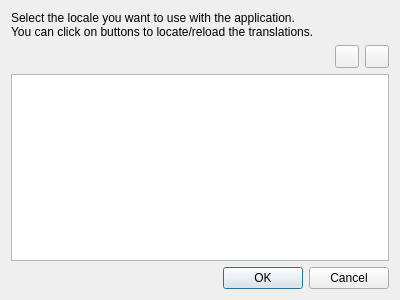
<?xml version="1.0" encoding="UTF-8"?>
<ui version="4.0">
 <class>pTranslationDialog</class>
 <widget class="QDialog" name="pTranslationDialog">
  <property name="geometry">
   <rect>
    <x>0</x>
    <y>0</y>
    <width>400</width>
    <height>300</height>
   </rect>
  </property>
  <property name="windowTitle">
   <string>Choose a translation locale</string>
  </property>
  <property name="windowIcon">
   <iconset resource="../../resources/fresh.qrc">
    <normaloff>:/fresh/icons/translation.png</normaloff>:/fresh/icons/translation.png</iconset>
  </property>
  <layout class="QGridLayout" name="gridLayout">
   <item row="0" column="0" colspan="3">
    <widget class="QLabel" name="lInformations">
     <property name="text">
      <string>Select the locale you want to use with the application.
You can click on buttons to locate/reload the translations.</string>
     </property>
     <property name="wordWrap">
      <bool>true</bool>
     </property>
    </widget>
   </item>
   <item row="1" column="0">
    <spacer name="horizontalSpacer">
     <property name="orientation">
      <enum>Qt::Horizontal</enum>
     </property>
     <property name="sizeHint" stdset="0">
      <size>
       <width>325</width>
       <height>20</height>
      </size>
     </property>
    </spacer>
   </item>
   <item row="1" column="1">
    <widget class="QToolButton" name="tbLocate">
     <property name="toolTip">
      <string>Click here to change the application translations paths</string>
     </property>
     <property name="icon">
      <iconset resource="../../resources/fresh.qrc">
       <normaloff>:/fresh/icons/folder.png</normaloff>:/fresh/icons/folder.png</iconset>
     </property>
    </widget>
   </item>
   <item row="1" column="2">
    <widget class="QToolButton" name="tbReload">
     <property name="toolTip">
      <string>Click here to reload the translations</string>
     </property>
     <property name="icon">
      <iconset resource="../../resources/fresh.qrc">
       <normaloff>:/fresh/icons/update.png</normaloff>:/fresh/icons/update.png</iconset>
     </property>
    </widget>
   </item>
   <item row="2" column="0" colspan="3">
    <widget class="QTreeWidget" name="twLocales">
     <property name="uniformRowHeights">
      <bool>true</bool>
     </property>
     <property name="allColumnsShowFocus">
      <bool>true</bool>
     </property>
     <property name="headerHidden">
      <bool>true</bool>
     </property>
     <column>
      <property name="text">
       <string/>
      </property>
     </column>
    </widget>
   </item>
   <item row="3" column="0" colspan="3">
    <widget class="QDialogButtonBox" name="dbbButtons">
     <property name="standardButtons">
      <set>QDialogButtonBox::Cancel|QDialogButtonBox::Ok</set>
     </property>
    </widget>
   </item>
  </layout>
 </widget>
 <resources>
  <include location="../../resources/fresh.qrc"/>
 </resources>
 <connections>
  <connection>
   <sender>dbbButtons</sender>
   <signal>accepted()</signal>
   <receiver>pTranslationDialog</receiver>
   <slot>accept()</slot>
   <hints>
    <hint type="sourcelabel">
     <x>195</x>
     <y>272</y>
    </hint>
    <hint type="destinationlabel">
     <x>221</x>
     <y>309</y>
    </hint>
   </hints>
  </connection>
  <connection>
   <sender>dbbButtons</sender>
   <signal>rejected()</signal>
   <receiver>pTranslationDialog</receiver>
   <slot>reject()</slot>
   <hints>
    <hint type="sourcelabel">
     <x>133</x>
     <y>282</y>
    </hint>
    <hint type="destinationlabel">
     <x>149</x>
     <y>326</y>
    </hint>
   </hints>
  </connection>
 </connections>
</ui>
